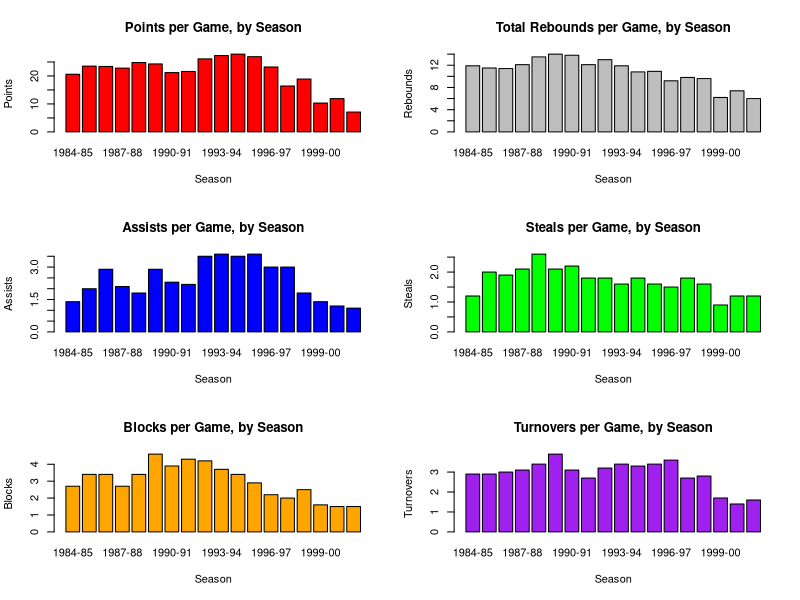
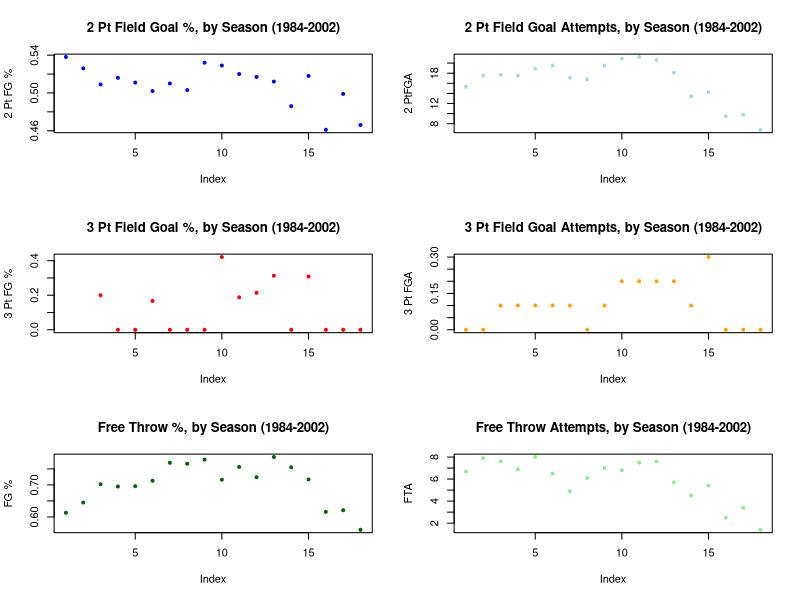

Reproduce these figures in R, in order.
## ---- chunk 1
setwd("~/Documents/MIDS/w251/basketball/hakeem")
data.yrly <- read.csv("olajuha01_seasonlogs.csv")
## ---- chunk 2
par(mfrow=c(3,2))
barplot(data.yrly$pts_per_g, names.arg = data.yrly$season, main = "Points per Game, by Season", xlab = "Season", ylab = "Points", col="red")
barplot(data.yrly$trb_per_g, names.arg = data.yrly$season, main = "Total Rebounds per Game, by Season", xlab = "Season", ylab = "Rebounds", col="gray")
barplot(data.yrly$ast_per_g, names.arg = data.yrly$season, main = "Assists per Game, by Season", xlab = "Season", ylab = "Assists", col="blue")
barplot(data.yrly$stl_per_g, names.arg = data.yrly$season, main = "Steals per Game, by Season", xlab = "Season", ylab = "Steals", col="green")
barplot(data.yrly$blk_per_g, names.arg = data.yrly$season, main = "Blocks per Game, by Season", xlab = "Season", ylab = "Blocks", col="orange")
barplot(data.yrly$tov_per_g, names.arg = data.yrly$season, main = "Turnovers per Game, by Season", xlab = "Season", ylab = "Turnovers", col="purple")
## ---- chunk 3
par(mfrow=c(3,2))
plot(data.yrly$fg2_pct, main = "2 Pt Field Goal %, by Season (1984-2002)", ylab = "2 Pt FG %", cex=.6, col='blue', pch=19)
plot(data.yrly$fg2a_per_g, main = "2 Pt Field Goal Attempts, by Season (1984-2002)", ylab = "2 PtFGA", cex=.6, col='lightblue', pch=19)
plot(data.yrly$fg3_pct, main = "3 Pt Field Goal %, by Season (1984-2002)", ylab = "3 Pt FG %", cex=.6, col='red', pch=19)
plot(data.yrly$fg3a_per_g, main = "3 Pt Field Goal Attempts, by Season (1984-2002)", ylab = "3 Pt FGA", cex=.6, col='orange', pch=19)
plot(data.yrly$ft_pct, main = "Free Throw %, by Season (1984-2002)", ylab = "FG %", cex=.6, col='darkgreen', pch=19)
plot(data.yrly$fta_per_g, main = "Free Throw Attempts, by Season (1984-2002)", ylab = "FTA", cex=.6, col='lightgreen', pch=19)
